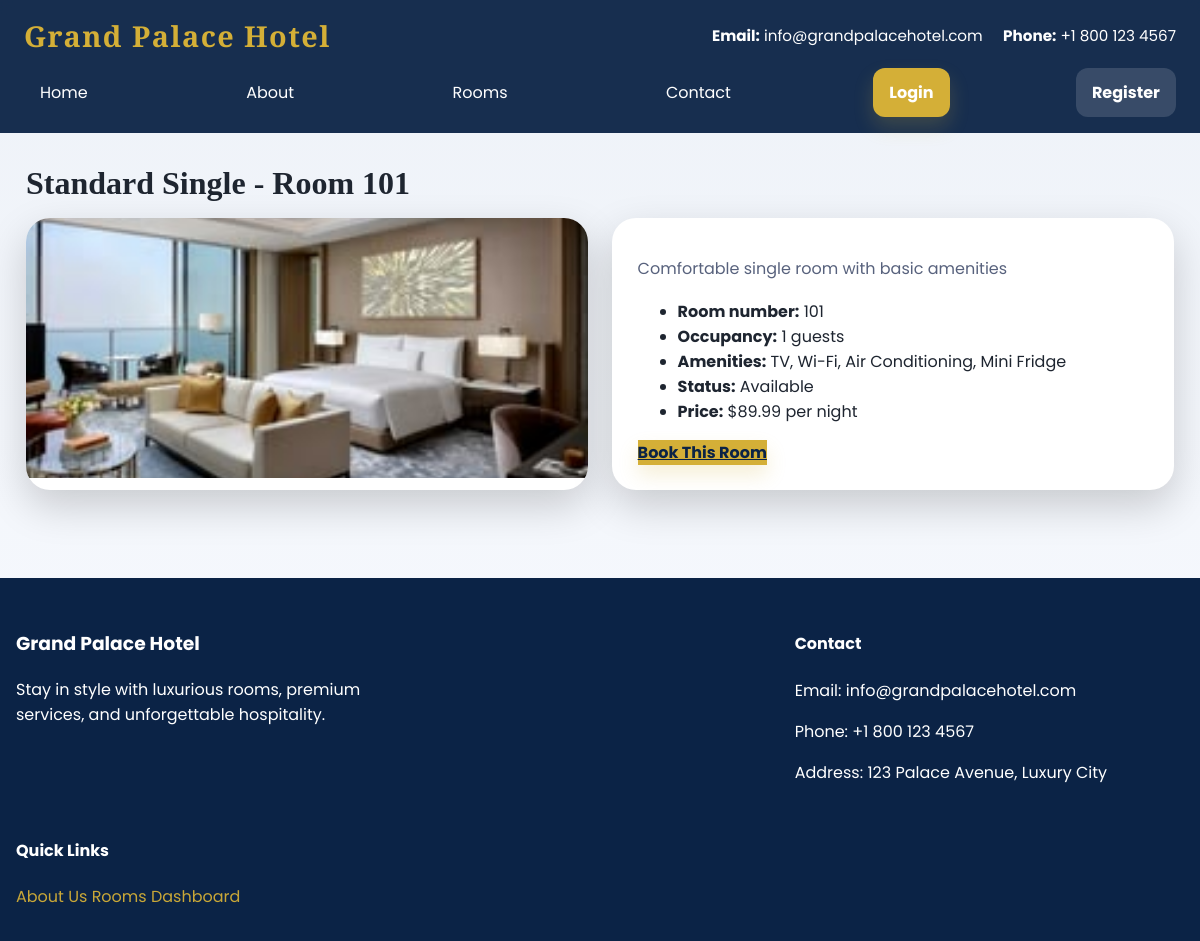
/php/room_details.php?room_id=1, run on the app's committed database.
### tables this page shows
CREATE TABLE rooms (
    room_id INT AUTO_INCREMENT PRIMARY KEY,
    room_number VARCHAR(10) NOT NULL UNIQUE,
    room_type_id INT NOT NULL,
    floor_number INT,
    status ENUM('Available', 'Occupied', 'Maintenance', 'Reserved') DEFAULT 'Available',
    notes TEXT,
    created_at TIMESTAMP DEFAULT CURRENT_TIMESTAMP,
    updated_at TIMESTAMP DEFAULT CURRENT_TIMESTAMP ON UPDATE CURRENT_TIMESTAMP,
    FOREIGN KEY (room_type_id) REFERENCES room_types(room_type_id),
    INDEX idx_status (status),
    INDEX idx_room_number (room_number)
);

CREATE TABLE room_types (
    room_type_id INT AUTO_INCREMENT PRIMARY KEY,
    type_name VARCHAR(50) NOT NULL UNIQUE,
    description TEXT,
    base_price DECIMAL(10, 2) NOT NULL,
    max_occupancy INT NOT NULL,
    amenities TEXT,
    image_url VARCHAR(500),
    is_active BOOLEAN DEFAULT TRUE,
    created_at TIMESTAMP DEFAULT CURRENT_TIMESTAMP,
    updated_at TIMESTAMP DEFAULT CURRENT_TIMESTAMP ON UPDATE CURRENT_TIMESTAMP
);

### php/functions.php (called while the page is built, shortened)
<?php
function escape($html) {
    return htmlspecialchars($html, ENT_QUOTES | ENT_SUBSTITUTE, 'UTF-8');
}
function getCurrentUser() {
    return $_SESSION['user'] ?? null;
}

### php/room_details.php (the view, shortened to what this page needs)
<?php
require_once __DIR__ . '/db.php';
require_once __DIR__ . '/functions.php';
$roomId = filter_input(INPUT_GET, 'room_id', FILTER_VALIDATE_INT);
$stmt = $pdo->prepare('SELECT r.room_id, r.room_number, r.status, r.notes, rt.type_name, rt.base_price, rt.max_occupancy, rt.amenities, rt.description FROM rooms r JOIN room_types rt ON r.room_type_id = rt.room_type_id WHERE r.room_id = :room_id');
$stmt->execute([':room_id' => $roomId]);
$room = $stmt->fetch();
include __DIR__ . '/header.php';
?>
<section class="section">
    <div class="section-title"><h2><?php echo escape($room['type_name']); ?> - Room <?php echo escape($room['room_number']); ?></h2></div>
    <div class="grid banner-grid">
        <div class="card">
            <img src="images/<?php echo escape('This is the most expensive hotel suite in Dubai,___.jpg'); ?>" alt="Room gallery">
        </div>
        <div class="card card-body">
            <p><?php echo escape($room['description']); ?></p>
            <ul>
                <li><strong>Room number:</strong> <?php echo escape($room['room_number']); ?></li>
                <li><strong>Occupancy:</strong> <?php echo escape($room['max_occupancy']); ?> guests</li>
                <li><strong>Amenities:</strong> <?php echo escape($room['amenities']); ?></li>
                <li><strong>Status:</strong> <?php echo escape($room['status']); ?></li>
                <li><strong>Price:</strong> $<?php echo number_format($room['base_price'], 2); ?> per night</li>
            </ul>
            <a href="booking.php?room_id=<?php echo urlencode($room['room_id']); ?>" class="button button-primary">Book This Room</a>
        </div>
    </div>
</section>
<?php include __DIR__ . '/footer.php';

### php/header.php (shortened to what this page needs)
<?php
require_once __DIR__ . '/functions.php';
$user = getCurrentUser();
?>
<!DOCTYPE html>
<html lang="en">
<head>
    <link rel="stylesheet" href="assets/style.css">
</head>
<body>
<header class="site-header">
    <div class="brand-bar">
        <div class="brand-logo"><a href="index.php"><?php echo escape(SITE_NAME); ?></a></div>
        <div class="brand-contact">
            <span><strong>Email:</strong> <?php echo escape(SITE_EMAIL); ?></span>
            <span><strong>Phone:</strong> <?php echo escape(SITE_PHONE); ?></span>
        </div>
    </div>
    <nav class="main-nav">
        <a href="index.php">Home</a>
        <a href="about.php">About</a>
        <a href="rooms.php">Rooms</a>
        <a href="contact.php">Contact</a>
        <?php if ($user): ?>
            <a href="dashboard.php">Dashboard</a>
            <?php if ($user['role_id'] === 2): ?>
                <a href="receptionist.php">Reception</a>
            <?php endif; ?>
            <?php if ($user['role_id'] === 1): ?>
                <a href="admin.php">Admin</a>
            <?php endif; ?>
            <a href="logout.php" class="button button-ghost">Logout</a>
        <?php else: ?>
            <a href="login.php" class="button button-primary">Login</a>
            <a href="register.php" class="button button-secondary">Register</a>
        <?php endif; ?>
    </nav>
</header>
<main class="page-content">

### php/footer.php
</main>
<footer class="site-footer">
    <div class="footer-section">
        <h3>Grand Palace Hotel</h3>
        <p>Stay in style with luxurious rooms, premium services, and unforgettable hospitality.</p>
    </div>
    <div class="footer-section">
        <h4>Contact</h4>
        <p>Email: <?php echo escape(SITE_EMAIL); ?></p>
        <p>Phone: <?php echo escape(SITE_PHONE); ?></p>
        <p>Address: <?php echo escape(SITE_ADDRESS); ?></p>
    </div>
    <div class="footer-section">
        <h4>Quick Links</h4>
        <a href="about.php">About Us</a>
        <a href="rooms.php">Rooms</a>
        <a href="dashboard.php">Dashboard</a>
    </div>
</footer>
</body>
</html>

### assets/style.css (style rules this page uses)
:root { --dark-blue: #0b2346; --gold: #d4af37; --light-gray: #f7f7f8; --text-light: #ffffff; --text-dark: #1e2530; --shadow: 0 16px 40px rgba(0, 0, 0, 0.18); }
* { box-sizing: border-box; }
body { margin: 0; font-family: 'Poppins', system-ui, -apple-system, BlinkMacSystemFont, 'Segoe UI', sans-serif; color: var(--text-dark); background: linear-gradient(180deg, #eef2f8 0%, #f9fbff 100%); }
.hero-content h1, .hero-content h2, .section-title h2, .brand-logo a, .card-body h3 { font-family: 'Cormorant Garamond', Georgia, serif; }
.site-header { background: rgba(11, 35, 70, 0.95); color: var(--text-light); padding: 1rem 1.5rem; position: sticky; top: 0; z-index: 20; backdrop-filter: blur(8px); }
.brand-bar, .main-nav { display: flex; align-items: center; justify-content: space-between; flex-wrap: wrap; }
.brand-logo a { color: var(--gold); text-decoration: none; font-size: 1.8rem; font-weight: 700; letter-spacing: 0.05em; }
.brand-contact span { display: inline-block; margin-left: 1rem; font-size: 0.95rem; }
.main-nav { margin-top: 0.8rem; gap: 0.5rem; }
.main-nav a { color: var(--text-light); text-decoration: none; padding: 0.75rem 1rem; border-radius: 0.75rem; transition: background 0.2s ease, transform 0.2s ease; }
.button { display: inline-flex; align-items: center; justify-content: center; border: none; cursor: pointer; font-weight: 700; transition: transform 0.2s ease, box-shadow 0.2s ease; }
.button-primary { background: var(--gold); color: var(--dark-blue); box-shadow: 0 10px 20px rgba(212, 175, 55, 0.2); }
.button-secondary, .button-ghost { background: rgba(255, 255, 255, 0.14); color: var(--text-light); }
.page-content { max-width: 1180px; margin: 0 auto; padding: 2rem 1rem 3rem; }
.section { margin-bottom: 2.5rem; }
.hero-content h1, .hero-content h2, .section-title h2 { font-family: 'Playfair Display', serif; }
.grid { display: grid; gap: 1.5rem; }
.card { background: #ffffff; border-radius: 1.5rem; box-shadow: var(--shadow); overflow: hidden; transition: transform 0.25s ease, box-shadow 0.25s ease; }
.card img { width: 100%; display: block; object-fit: cover; height: 260px; }
.card-body { padding: 1.6rem; }
.card-body p { margin: 0.75rem 0 0; color: #58627d; line-height: 1.7; }
.banner-grid { grid-template-columns: repeat(2, minmax(0, 1fr)); }
.section-title { display: flex; align-items: center; justify-content: space-between; gap: 1rem; margin-bottom: 1rem; }
.section-title h2 { margin: 0; font-size: 2rem; }
.footer-section { display: inline-block; vertical-align: top; width: calc(33.333% - 1rem); min-width: 220px; margin-right: 1rem; }
.site-footer { background: linear-gradient(180deg, #081b38 0%, #0e2b59 100%); color: rgba(255, 255, 255, 0.9); }
.site-footer a { color: rgba(212, 175, 55, 0.95); text-decoration: none; }
.site-footer { background: var(--dark-blue); color: var(--text-light); padding: 2rem 1rem; display: flex; flex-wrap: wrap; gap: 1rem; justify-content: space-between; }

### data on the page
rooms: room_type.type_name "Standard Single", room_number "101", room_type.description "Comfortable single room with basic amenities", room_type.max_occupancy "1", room_type.amenities "TV, Wi-Fi, Air Conditioning, Mini Fridge", status "Available", room_type.base_price "89.99"

### other printed values
SITE_NAME "Grand Palace Hotel"
SITE_EMAIL "info@grandpalacehotel.com"
SITE_PHONE "+1 800 123 4567"
SITE_ADDRESS "123 Palace Avenue, Luxury City"
